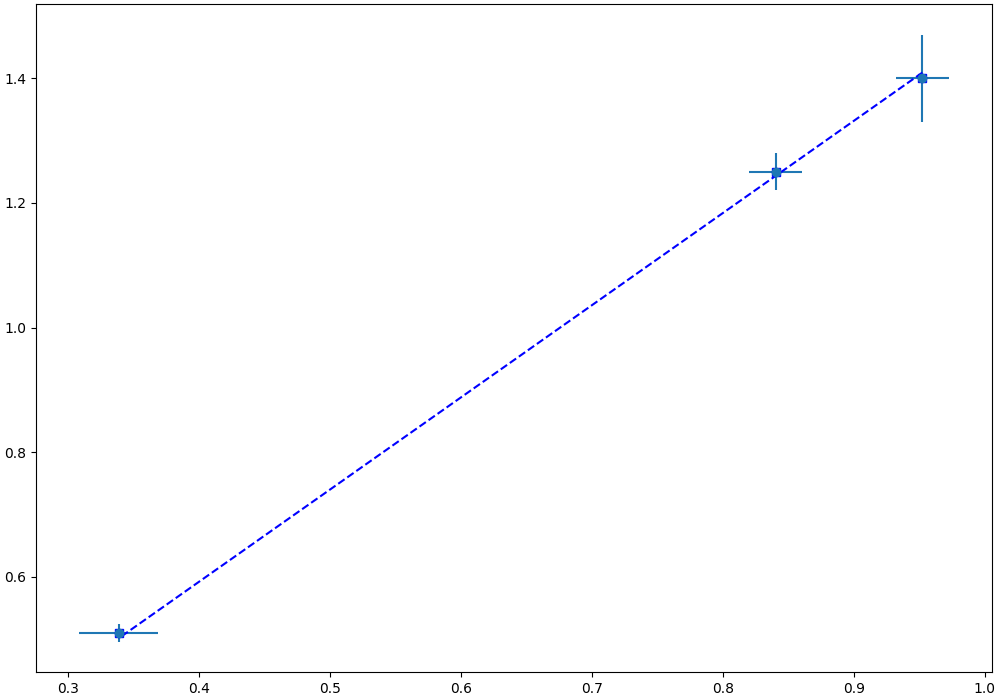

This chart was generated by the following Python code:
import matplotlib.pyplot as plt
import numpy as np
from scipy.optimize import curve_fit 
import math

def mapping(x, a, b): 
    return a * x

v = list()
l = list()
err_l = list()
err_v = list()

with  open('data_2', 'r')  as  data:
    for line in data:
        list_line = list((map(float, line.split())))
        v.append(list_line[0])
        l.append(list_line[1])
        err_l.append(list_line[2])
        err_v.append(list_line[3])


fig, ax = plt.subplots(figsize=(10,7), constrained_layout=True)

v = np.array(v)
err_l = np.array(err_l)
l = np.array(l)
err_v = np.array(err_v)

v = 1 / v

plt.errorbar(v, l, yerr = err_l, xerr= err_v, fmt = 'o', ls='none')

plt.plot(v, l, 'bs')



y = np.array(l)
x = np.array(v)

x_aproc = x
y_aproc = y

args, covarian = curve_fit(mapping, v, l)
a = args[0]
y_fit = a * v

print("a " + str(args[0]))


sum = 0
length = len(x_aproc)
for i in range(len(x_aproc)):
    sum += (y_fit[i] - y_aproc[i]) ** 2
error_rate = math.sqrt(sum / (length + 1))

x_sr = 0
y_sr = 0

x_dr = 0
y_dr = 0

for i in range(length):
    x_sr += x_aproc[i]
x_sr /= length

for i in range(length):
    x_dr += (x_aproc[i] - x_sr) ** 2
x_dr /= length

for i in range(length):
    y_sr += y_aproc[i]
y_sr /= length

for i in range(length):
    y_dr += (y_aproc[i] - y_sr) ** 2
y_dr /= length

#error_rate_a = math.sqrt(((y_dr / x_dr) - a ** 2) / (length - 2))
#print("error_rate_a" + " " + str(error_rate_a))


plt.plot(v, y_fit, 'b--')
print(y_fit[2] / v[2])

plt.savefig("2.png")
plt.show()